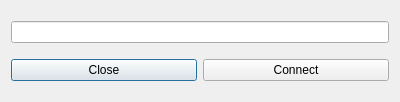
<?xml version="1.0" encoding="UTF-8"?>
<ui version="4.0">
 <class>ipdialog</class>
 <widget class="QDialog" name="ipdialog">
  <property name="geometry">
   <rect>
    <x>0</x>
    <y>0</y>
    <width>400</width>
    <height>102</height>
   </rect>
  </property>
  <property name="windowTitle">
   <string>Dialog</string>
  </property>
  <layout class="QVBoxLayout" name="verticalLayout">
   <item>
    <widget class="QLineEdit" name="lineEdit"/>
   </item>
   <item>
    <layout class="QHBoxLayout" name="horizontalLayout">
     <item>
      <widget class="QPushButton" name="cancelButton">
       <property name="text">
        <string>Close</string>
       </property>
      </widget>
     </item>
     <item>
      <widget class="QPushButton" name="connectButton">
       <property name="text">
        <string>Connect</string>
       </property>
      </widget>
     </item>
    </layout>
   </item>
  </layout>
 </widget>
 <resources/>
 <connections/>
</ui>
